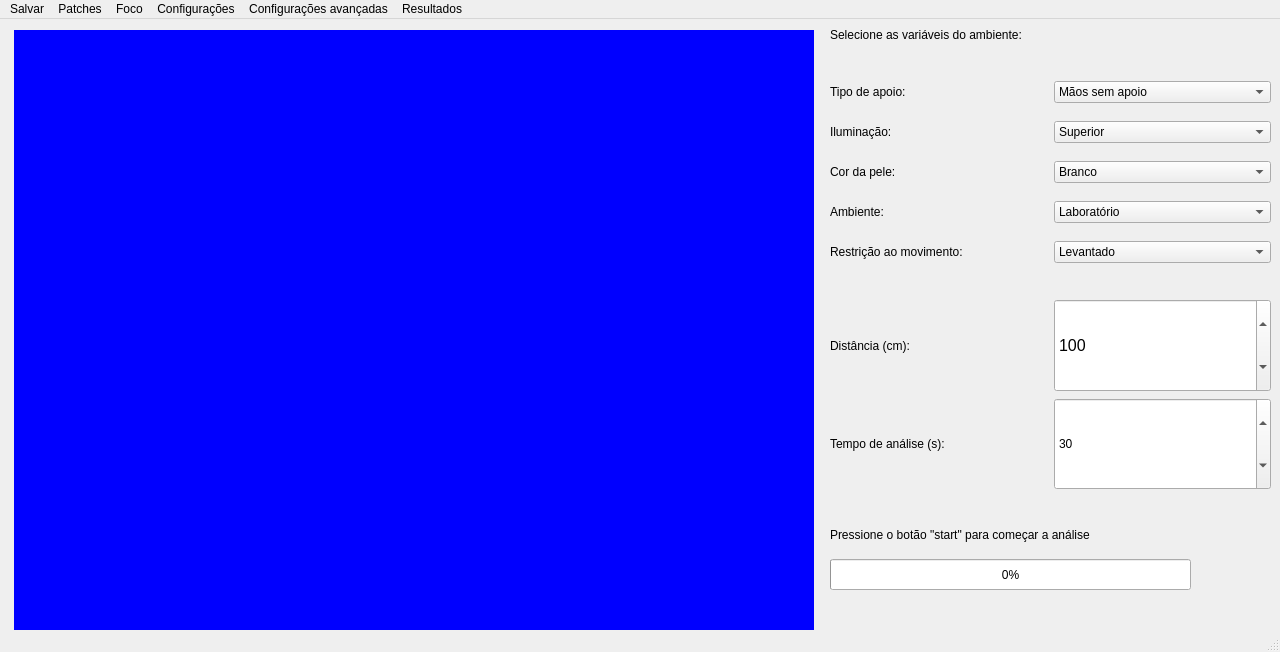
<?xml version="1.0" encoding="UTF-8"?>
<ui version="4.0">
 <class>MainWindow</class>
 <widget class="QMainWindow" name="MainWindow">
  <property name="geometry">
   <rect>
    <x>0</x>
    <y>0</y>
    <width>1280</width>
    <height>652</height>
   </rect>
  </property>
  <property name="windowTitle">
   <string>lion</string>
  </property>
  <property name="windowIcon">
   <iconset resource="../icones/icones.qrc">
    <normaloff>:/icones/lion.png</normaloff>:/icones/lion.png</iconset>
  </property>
  <property name="styleSheet">
   <string notr="true">font: 12pt &quot;MS Shell Dlg 2&quot;;</string>
  </property>
  <widget class="QWidget" name="centralwidget">
   <widget class="QLabel" name="preview_BOX">
    <property name="geometry">
     <rect>
      <x>14</x>
      <y>11</y>
      <width>800</width>
      <height>600</height>
     </rect>
    </property>
    <property name="styleSheet">
     <string notr="true">background-color: rgb(0, 0, 255);</string>
    </property>
    <property name="text">
     <string/>
    </property>
   </widget>
   <widget class="QProgressBar" name="progressBar">
    <property name="geometry">
     <rect>
      <x>830</x>
      <y>540</y>
      <width>361</width>
      <height>31</height>
     </rect>
    </property>
    <property name="value">
     <number>0</number>
    </property>
   </widget>
   <widget class="QLabel" name="label_comunicacao">
    <property name="geometry">
     <rect>
      <x>830</x>
      <y>500</y>
      <width>441</width>
      <height>31</height>
     </rect>
    </property>
    <property name="text">
     <string>Pressione o botão &quot;start&quot; para começar a análise</string>
    </property>
   </widget>
   <widget class="QPushButton" name="startButton">
    <property name="geometry">
     <rect>
      <x>1210</x>
      <y>530</y>
      <width>51</width>
      <height>51</height>
     </rect>
    </property>
    <property name="styleSheet">
     <string notr="true">background-color: transparent;
border: none;
image: url(:/icones/comecar.png);</string>
    </property>
    <property name="text">
     <string/>
    </property>
   </widget>
   <widget class="QWidget" name="gridLayoutWidget">
    <property name="geometry">
     <rect>
      <x>830</x>
      <y>50</y>
      <width>441</width>
      <height>211</height>
     </rect>
    </property>
    <layout class="QGridLayout" name="gridComboBoxes">
     <item row="2" column="1">
      <widget class="QComboBox" name="cor_da_pele">
       <item>
        <property name="text">
         <string>Branco</string>
        </property>
       </item>
       <item>
        <property name="text">
         <string>Pardo claro</string>
        </property>
       </item>
       <item>
        <property name="text">
         <string>Pardo escuro</string>
        </property>
       </item>
       <item>
        <property name="text">
         <string>Negro</string>
        </property>
       </item>
       <item>
        <property name="text">
         <string>Amarelo</string>
        </property>
       </item>
      </widget>
     </item>
     <item row="1" column="0">
      <widget class="QLabel" name="label_iluminacao">
       <property name="text">
        <string>Iluminação:</string>
       </property>
      </widget>
     </item>
     <item row="0" column="1">
      <widget class="QComboBox" name="tipo_de_apoio">
       <item>
        <property name="text">
         <string>Mãos sem apoio</string>
        </property>
       </item>
       <item>
        <property name="text">
         <string>Mãos com apoio</string>
        </property>
       </item>
       <item>
        <property name="text">
         <string>Tripé</string>
        </property>
       </item>
      </widget>
     </item>
     <item row="3" column="1">
      <widget class="QComboBox" name="ambiente">
       <item>
        <property name="text">
         <string>Laboratório</string>
        </property>
       </item>
       <item>
        <property name="text">
         <string>Sala</string>
        </property>
       </item>
       <item>
        <property name="text">
         <string>Rua</string>
        </property>
       </item>
       <item>
        <property name="text">
         <string>Área verde</string>
        </property>
       </item>
      </widget>
     </item>
     <item row="2" column="0">
      <widget class="QLabel" name="label_cor_da_pele">
       <property name="text">
        <string>Cor da pele:</string>
       </property>
      </widget>
     </item>
     <item row="1" column="1">
      <widget class="QComboBox" name="iluminacao">
       <item>
        <property name="text">
         <string>Superior</string>
        </property>
       </item>
       <item>
        <property name="text">
         <string>Frontal</string>
        </property>
       </item>
       <item>
        <property name="text">
         <string>Superior e frontal</string>
        </property>
       </item>
       <item>
        <property name="text">
         <string>Natural</string>
        </property>
       </item>
       <item>
        <property name="text">
         <string>Lateral</string>
        </property>
       </item>
       <item>
        <property name="text">
         <string>Frontal e Natural</string>
        </property>
       </item>
      </widget>
     </item>
     <item row="0" column="0">
      <widget class="QLabel" name="label_tipo_de_apoio">
       <property name="text">
        <string>Tipo de apoio:</string>
       </property>
      </widget>
     </item>
     <item row="4" column="1">
      <widget class="QComboBox" name="restricao_ao_movimento">
       <item>
        <property name="text">
         <string>Levantado</string>
        </property>
       </item>
       <item>
        <property name="text">
         <string>Sentado</string>
        </property>
       </item>
       <item>
        <property name="text">
         <string>Cabeça semi fixa</string>
        </property>
       </item>
       <item>
        <property name="text">
         <string>Cabeça fixa</string>
        </property>
       </item>
      </widget>
     </item>
     <item row="3" column="0">
      <widget class="QLabel" name="label_ambiente">
       <property name="text">
        <string>Ambiente:</string>
       </property>
      </widget>
     </item>
     <item row="4" column="0">
      <widget class="QLabel" name="label_restricao_ao_movimento">
       <property name="text">
        <string>Restrição ao movimento:</string>
       </property>
      </widget>
     </item>
    </layout>
   </widget>
   <widget class="QWidget" name="gridLayoutWidget_2">
    <property name="geometry">
     <rect>
      <x>830</x>
      <y>280</y>
      <width>441</width>
      <height>191</height>
     </rect>
    </property>
    <layout class="QGridLayout" name="gridSpinBoxes">
     <item row="0" column="0">
      <widget class="QLabel" name="label_distancia">
       <property name="text">
        <string>Distância (cm):</string>
       </property>
      </widget>
     </item>
     <item row="1" column="0">
      <widget class="QLabel" name="label_tempo_de_analise">
       <property name="text">
        <string>Tempo de análise (s):</string>
       </property>
      </widget>
     </item>
     <item row="0" column="1">
      <widget class="QSpinBox" name="spinBox_distancia">
       <property name="sizePolicy">
        <sizepolicy hsizetype="Minimum" vsizetype="Minimum">
         <horstretch>0</horstretch>
         <verstretch>0</verstretch>
        </sizepolicy>
       </property>
       <property name="font">
        <font>
         <family>MS Shell Dlg 2</family>
         <pointsize>12</pointsize>
         <weight>50</weight>
         <italic>false</italic>
         <bold>false</bold>
        </font>
       </property>
       <property name="maximum">
        <number>999999</number>
       </property>
       <property name="value">
        <number>100</number>
       </property>
      </widget>
     </item>
     <item row="1" column="1">
      <widget class="QSpinBox" name="spinBox_tempo">
       <property name="sizePolicy">
        <sizepolicy hsizetype="Minimum" vsizetype="Minimum">
         <horstretch>0</horstretch>
         <verstretch>0</verstretch>
        </sizepolicy>
       </property>
       <property name="maximum">
        <number>9999999</number>
       </property>
       <property name="value">
        <number>30</number>
       </property>
      </widget>
     </item>
    </layout>
   </widget>
   <widget class="QLabel" name="label_informativo">
    <property name="geometry">
     <rect>
      <x>830</x>
      <y>0</y>
      <width>441</width>
      <height>31</height>
     </rect>
    </property>
    <property name="text">
     <string>Selecione as variáveis do ambiente:</string>
    </property>
   </widget>
  </widget>
  <widget class="QMenuBar" name="menubar">
   <property name="geometry">
    <rect>
     <x>0</x>
     <y>0</y>
     <width>1280</width>
     <height>30</height>
    </rect>
   </property>
   <widget class="QMenu" name="menuSalvar">
    <property name="sizePolicy">
     <sizepolicy hsizetype="Preferred" vsizetype="Preferred">
      <horstretch>1</horstretch>
      <verstretch>0</verstretch>
     </sizepolicy>
    </property>
    <property name="title">
     <string>Salvar</string>
    </property>
   </widget>
   <widget class="QMenu" name="menuPatches">
    <property name="sizePolicy">
     <sizepolicy hsizetype="Preferred" vsizetype="Preferred">
      <horstretch>0</horstretch>
      <verstretch>0</verstretch>
     </sizepolicy>
    </property>
    <property name="title">
     <string>Patches</string>
    </property>
   </widget>
   <widget class="QMenu" name="menuFoco">
    <property name="title">
     <string>Foco</string>
    </property>
   </widget>
   <widget class="QMenu" name="menuConfigura_es">
    <property name="title">
     <string>Configurações</string>
    </property>
   </widget>
   <widget class="QMenu" name="menuConfigura_es_avan_adas">
    <property name="title">
     <string>Configurações avançadas</string>
    </property>
   </widget>
   <widget class="QMenu" name="menuResultados">
    <property name="title">
     <string>Resultados</string>
    </property>
   </widget>
   <addaction name="menuSalvar"/>
   <addaction name="menuPatches"/>
   <addaction name="menuFoco"/>
   <addaction name="menuConfigura_es"/>
   <addaction name="menuConfigura_es_avan_adas"/>
   <addaction name="menuResultados"/>
  </widget>
  <widget class="QStatusBar" name="statusbar"/>
 </widget>
 <resources>
  <include location="../icones/icones.qrc"/>
 </resources>
 <connections/>
</ui>
